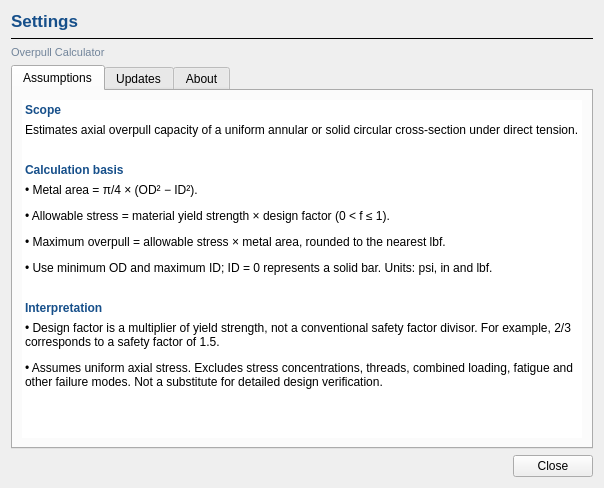
<?xml version='1.0' encoding='utf-8'?>
<ui version="4.0">
 <class>settingsDialog</class>
 <widget class="QDialog" name="settingsDialog">
  <property name="windowTitle">
   <string>Settings | Overpull Calculator</string>
  </property>
  <property name="minimumSize">
   <size>
    <width>510</width>
    <height>360</height>
   </size>
  </property>
  <layout class="QVBoxLayout" name="settingsLayout">
   <item>
    <widget class="QLabel" name="heading">
     <property name="text">
      <string>Settings</string>
     </property>
     <property name="styleSheet">
      <string notr="true">font-size: 17px; font-weight: 700; color: #164f8a;</string>
     </property>
    </widget>
   </item>
   <item>
    <widget class="QFrame" name="settings_heading_rule">
     <property name="frameShape">
      <enum>QFrame::Shape::HLine</enum>
     </property>
     <property name="frameShadow">
      <enum>QFrame::Shadow::Plain</enum>
     </property>
    </widget>
   </item>
   <item>
    <widget class="QLabel" name="settings_app_name">
     <property name="text">
      <string>Overpull Calculator</string>
     </property>
     <property name="styleSheet">
      <string>color:#71849a; font-size:11px;</string>
     </property>
    </widget>
   </item>
   <item>
    <widget class="QTabWidget" name="settings_tabs">
     <widget class="QWidget" name="assumptions_tab">
      <attribute name="title">
       <string>Assumptions</string>
      </attribute>
      <layout class="QVBoxLayout" name="assumptionsLayout">
       <item>
        <widget class="QScrollArea" name="assumptions_scroll">
         <property name="widgetResizable">
          <bool>true</bool>
         </property>
         <property name="frameShape">
          <enum>QFrame::Shape::NoFrame</enum>
         </property>
         <widget class="QWidget" name="assumptions_content">
          <layout class="QVBoxLayout" name="assumptionsContentLayout">
           <property name="leftMargin">
            <number>3</number>
           </property>
           <property name="rightMargin">
            <number>3</number>
           </property>
           <property name="topMargin">
            <number>3</number>
           </property>
           <property name="bottomMargin">
            <number>3</number>
           </property>
           <item><widget class="QLabel" name="assumptions_heading_0"><property name="text"><string>Scope</string></property><property name="styleSheet"><string>font-weight:600; color:#164f8a;</string></property></widget></item><item><widget class="QLabel" name="assumptions_text_0"><property name="textFormat"><enum>Qt::TextFormat::RichText</enum></property><property name="text"><string>&lt;html&gt;&lt;body&gt;&lt;p&gt;Estimates axial overpull capacity of a uniform annular or solid circular cross-section under direct tension.&lt;/p&gt;&lt;/body&gt;&lt;/html&gt;</string></property><property name="wordWrap"><bool>true</bool></property></widget></item>
<item><spacer name="assumptionsSectionGap1"><property name="orientation"><enum>Qt::Orientation::Vertical</enum></property><property name="sizeType"><enum>QSizePolicy::Fixed</enum></property><property name="sizeHint" stdset="0"><size><width>20</width><height>20</height></size></property></spacer></item><item><widget class="QLabel" name="assumptions_heading_1"><property name="text"><string>Calculation basis</string></property><property name="styleSheet"><string>font-weight:600; color:#164f8a;</string></property></widget></item><item><widget class="QLabel" name="assumptions_text_1"><property name="textFormat"><enum>Qt::TextFormat::RichText</enum></property><property name="text"><string>&lt;html&gt;&lt;body&gt;&lt;p&gt;• Metal area = π/4 × (OD² − ID²).&lt;/p&gt;&lt;p&gt;• Allowable stress = material yield strength × design factor (0 &amp;lt; f ≤ 1).&lt;/p&gt;&lt;p&gt;• Maximum overpull = allowable stress × metal area, rounded to the nearest lbf.&lt;/p&gt;&lt;p&gt;• Use minimum OD and maximum ID; ID = 0 represents a solid bar. Units: psi, in and lbf.&lt;/p&gt;&lt;/body&gt;&lt;/html&gt;</string></property><property name="wordWrap"><bool>true</bool></property></widget></item>
<item><spacer name="assumptionsSectionGap2"><property name="orientation"><enum>Qt::Orientation::Vertical</enum></property><property name="sizeType"><enum>QSizePolicy::Fixed</enum></property><property name="sizeHint" stdset="0"><size><width>20</width><height>20</height></size></property></spacer></item><item><widget class="QLabel" name="assumptions_heading_2"><property name="text"><string>Interpretation</string></property><property name="styleSheet"><string>font-weight:600; color:#164f8a;</string></property></widget></item><item><widget class="QLabel" name="assumptions_text_2"><property name="textFormat"><enum>Qt::TextFormat::RichText</enum></property><property name="text"><string>&lt;html&gt;&lt;body&gt;&lt;p&gt;• Design factor is a multiplier of yield strength, not a conventional safety factor divisor. For example, 2/3 corresponds to a safety factor of 1.5.&lt;/p&gt;&lt;p&gt;• Assumes uniform axial stress. Excludes stress concentrations, threads, combined loading, fatigue and other failure modes. Not a substitute for detailed design verification.&lt;/p&gt;&lt;/body&gt;&lt;/html&gt;</string></property><property name="wordWrap"><bool>true</bool></property></widget></item>
           <item>
            <spacer name="assumptions_inner_spacer">
             <property name="orientation">
              <enum>Qt::Orientation::Vertical</enum>
             </property>
             <property name="sizeType">
              <enum>QSizePolicy::Expanding</enum>
             </property>
             <property name="sizeHint" stdset="0">
              <size>
               <width>20</width>
               <height>0</height>
              </size>
             </property>
            </spacer>
           </item>
          </layout>
          <property name="styleSheet">
           <string>QWidget#assumptions_content { background: white; }</string>
          </property>
         </widget>
         <property name="styleSheet">
          <string>QScrollArea#assumptions_scroll { background: white; border: none; } QScrollArea#assumptions_scroll &gt; QWidget &gt; QWidget { background: white; }</string>
         </property>
        </widget>
       </item>
      </layout>
     </widget>
     <widget class="QWidget" name="updates_tab">
      <attribute name="title"><string>Updates</string></attribute>
      <layout class="QVBoxLayout" name="updatesLayout">
       <item><widget class="QLabel" name="current_version"><property name="text"><string>Current version: v2.0.2</string></property></widget></item>
       <item><spacer name="updates_version_to_checkbox_gap"><property name="orientation"><enum>Qt::Orientation::Vertical</enum></property><property name="sizeType"><enum>QSizePolicy::Fixed</enum></property><property name="sizeHint" stdset="0"><size><width>20</width><height>12</height></size></property></spacer></item><item><widget class="QCheckBox" name="check_on_launch"><property name="text"><string>Automatically check for updates on launch</string></property></widget></item>
       <item><spacer name="updates_checkbox_to_information_gap"><property name="orientation"><enum>Qt::Orientation::Vertical</enum></property><property name="sizeType"><enum>QSizePolicy::Fixed</enum></property><property name="sizeHint" stdset="0"><size><width>20</width><height>12</height></size></property></spacer></item><item><widget class="QLabel" name="update_information"><property name="text"><string>Checks stable GitHub Releases in the background. Updates are not downloaded or installed automatically; the application remains portable.</string></property><property name="wordWrap"><bool>true</bool></property></widget></item>
       <item><spacer name="updates_information_to_status_gap"><property name="orientation"><enum>Qt::Orientation::Vertical</enum></property><property name="sizeType"><enum>QSizePolicy::Fixed</enum></property><property name="sizeHint" stdset="0"><size><width>20</width><height>8</height></size></property></spacer></item><item><widget class="QLabel" name="update_status"><property name="text"><string>Not checked yet</string></property><property name="wordWrap"><bool>true</bool></property></widget></item>
       <item><spacer name="updates_status_to_buttons_gap"><property name="orientation"><enum>Qt::Orientation::Vertical</enum></property><property name="sizeType"><enum>QSizePolicy::Fixed</enum></property><property name="sizeHint" stdset="0"><size><width>20</width><height>14</height></size></property></spacer></item><item><layout class="QHBoxLayout" name="updateButtonLayout">
        <item><widget class="QPushButton" name="check_now_button"><property name="text"><string>Check for updates</string></property></widget></item>
        <item><widget class="QPushButton" name="open_release_button"><property name="text"><string>Download update</string></property><property name="enabled"><bool>false</bool></property></widget></item>
        <item><spacer name="updateButtonSpacer"><property name="orientation"><enum>Qt::Orientation::Horizontal</enum></property><property name="sizeHint" stdset="0"><size><width>20</width><height>0</height></size></property></spacer></item>
       </layout></item>
       <item><spacer name="updatesSpacer"><property name="orientation"><enum>Qt::Orientation::Vertical</enum></property><property name="sizeHint" stdset="0"><size><width>20</width><height>40</height></size></property></spacer></item>
      </layout>
     </widget>
     <widget class="QWidget" name="about_tab">
      <attribute name="title">
       <string>About</string>
      </attribute>
      <layout class="QVBoxLayout" name="aboutLayout">
       <item>
        <widget class="QLabel" name="about_text">
         <property name="text">
          <string>ZeroFlagLabs Overpull Calculator  ·  v2.0.2

Estimates the allowable axial overpull of a uniform annular cross-section.

Portable Windows application.

Original application code: MIT Licence.
PySide6/Qt and other third-party components retain their own licences. Any third-party reference datasets retain their respective rights and licences.</string>
         </property>
         <property name="wordWrap">
          <bool>true</bool>
         </property>
        </widget>
       </item>
       <item><spacer name="about_github_section_gap"><property name="orientation"><enum>Qt::Orientation::Vertical</enum></property><property name="sizeType"><enum>QSizePolicy::Fixed</enum></property><property name="sizeHint" stdset="0"><size><width>20</width><height>16</height></size></property></spacer></item><item><widget class="QLabel" name="github_link"><property name="text"><string>Project on GitHub</string></property></widget></item>
       <item>
        <spacer name="aboutSpacer">
         <property name="orientation">
          <enum>Qt::Orientation::Vertical</enum>
         </property>
         <property name="sizeHint" stdset="0">
          <size>
           <width>20</width>
           <height>40</height>
          </size>
         </property>
        </spacer>
       </item>
      </layout>
     </widget>
    </widget>
   </item>
   <item>
    <widget class="QDialogButtonBox" name="buttons">
     <property name="standardButtons">
      <set>QDialogButtonBox::StandardButton::Close</set>
     </property>
    </widget>
   </item>
  </layout>
 </widget>
 <resources />
 <connections />
</ui>
